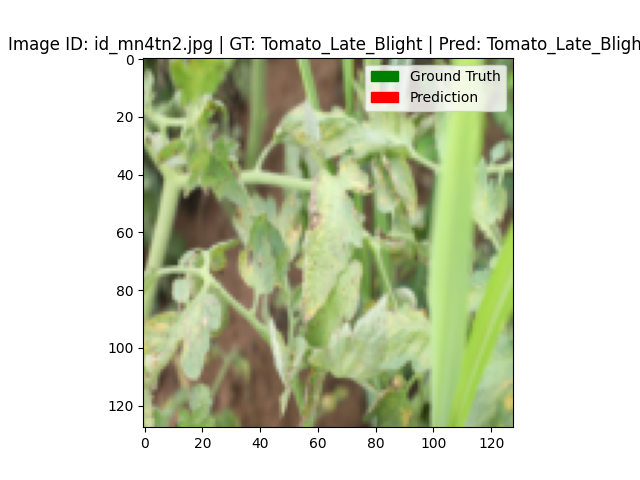
#> input picture visualizations/prediction_1.png, 640 x 480 px
$ python compress_images.py --input_dir visualizations --output_dir out
#> lines starting #> are read from the running program, lines starting #| are printed output that depends on the picture
# Usage:

# python compress_images_proportional.py --input_dir images/train --output_dir images/train_compressed --scale_factor 0.5 --quality 85


import os
import argparse
from PIL import Image
from pathlib import Path
from tqdm import tqdm

def compress_images_proportional(input_dir, output_dir, scale_factor=0.5, quality=85):
    """
    Compresses images by resizing them proportionally based on a scaling factor.

    Parameters:
    - input_dir (str): Path to the input directory containing images.
    - output_dir (str): Path to the output directory to save compressed images.
    - scale_factor (float): Scaling factor for resizing images (e.g., 0.5 reduces size by 50%).
    - quality (int): Quality of saved images (1-95). Higher means better quality.

    """
#> called with input_dir = 'visualizations', output_dir = 'out', scale_factor = 0.5, quality = 85
    input_dir = Path(input_dir)
    output_dir = Path(output_dir)
    output_dir.mkdir(parents=True, exist_ok=True)

    # Supported image extensions
    image_extensions = ('.jpg', '.jpeg', '.png', '.bmp', '.tiff')

    # Get list of image files
    image_files = [f for f in input_dir.iterdir() if f.suffix.lower() in image_extensions]

    print(f"Compressing {len(image_files)} images from '{input_dir}' to '{output_dir}'...")

    for image_file in tqdm(image_files, desc="Compressing Images"):
        try:
            with Image.open(image_file) as img:
                # Convert to RGB if necessary
#> img is the input picture: PIL image 640x480 RGBA; mean R, G, B, A 207, 213, 189.9, 255
                if img.mode in ("RGBA", "P"):
                    img = img.convert("RGB")
#> img: PIL image 640x480 RGB

                # Get original dimensions
                orig_width, orig_height = img.size
#> orig_width = 640; orig_height = 480

                # Calculate new dimensions
                new_width = int(orig_width * scale_factor)
#> new_width = 320
                new_height = int(orig_height * scale_factor)
#> new_height = 240

                # Ensure dimensions are at least 1 pixel
                new_width = max(1, new_width)
                new_height = max(1, new_height)

                # Resize image while maintaining aspect ratio
                img_resized = img.resize((new_width, new_height), Image.LANCZOS)
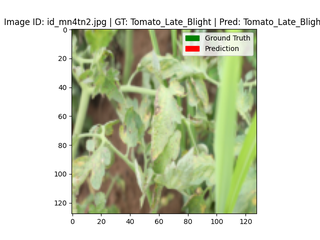
#> img_resized: PIL image 320x240 RGB; mean R, G, B 206.7, 212.8, 189.6

                # Save compressed image
                output_file = output_dir / image_file.name
                img_resized.save(output_file, optimize=True, quality=quality)

        except Exception as e:
            print(f"Error processing {image_file}: {e}")
#> pass 2 of the loop in compress_images_proportional, `for image_file in tqdm(image_files, desc="Compressing Images"):`:
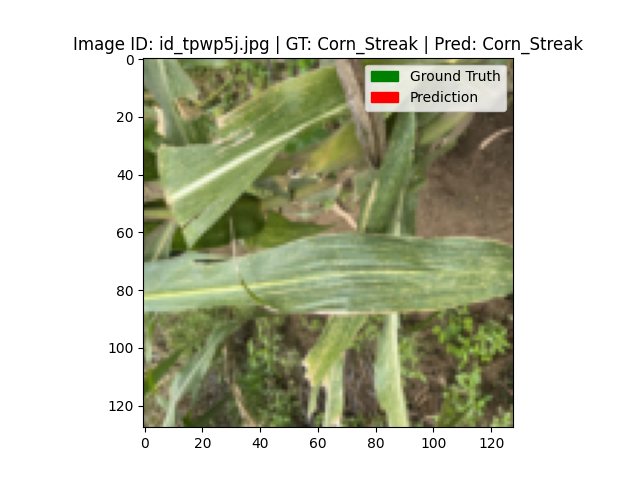
#> input picture visualizations/prediction_2.png, 640 x 480 px
#> in compress_images_proportional, img is the input picture: PIL image 640x480 RGBA; mean R, G, B, A 196.4, 199.1, 179.8, 255
#> img: PIL image 640x480 RGB
#> in compress_images_proportional, `img_resized = img.resize((new_width, new_height), Image.LANCZOS)`:
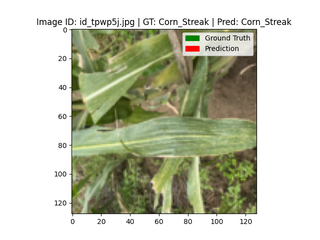
#> img_resized: PIL image 320x240 RGB; mean R, G, B 196.1, 198.8, 179.6

    print("Image compression completed.")

if __name__ == "__main__":
    parser = argparse.ArgumentParser(description="Compress images proportionally by resizing based on a scaling factor.")
    parser.add_argument('--input_dir', type=str, required=True, help="Path to the input directory containing images.")
    parser.add_argument('--output_dir', type=str, required=True, help="Path to the output directory to save compressed images.")
    parser.add_argument('--scale_factor', type=float, default=0.5, help="Scaling factor for resizing images (e.g., 0.5 reduces size by 50%).")
    parser.add_argument('--quality', type=int, default=85, help="Quality of saved images (1-95). Higher means better quality.")

    args = parser.parse_args()

    compress_images_proportional(args.input_dir, args.output_dir, scale_factor=args.scale_factor, quality=args.quality)
